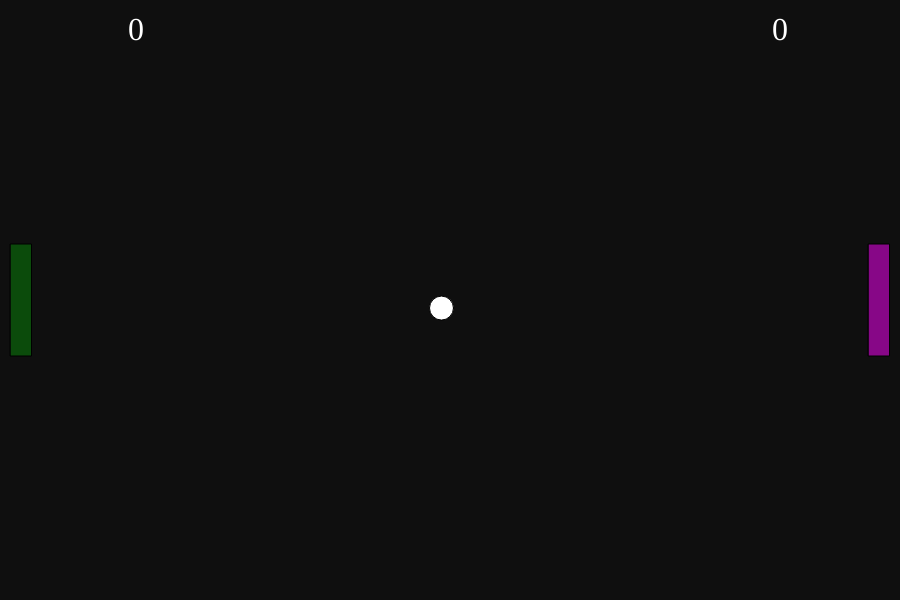
Frame 1 (no input)
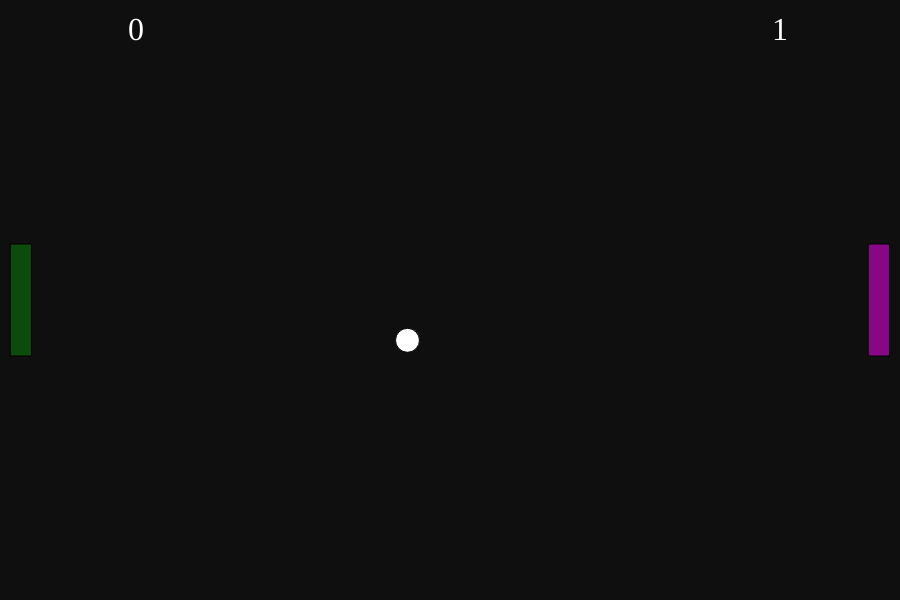
Frame 60 (no input)
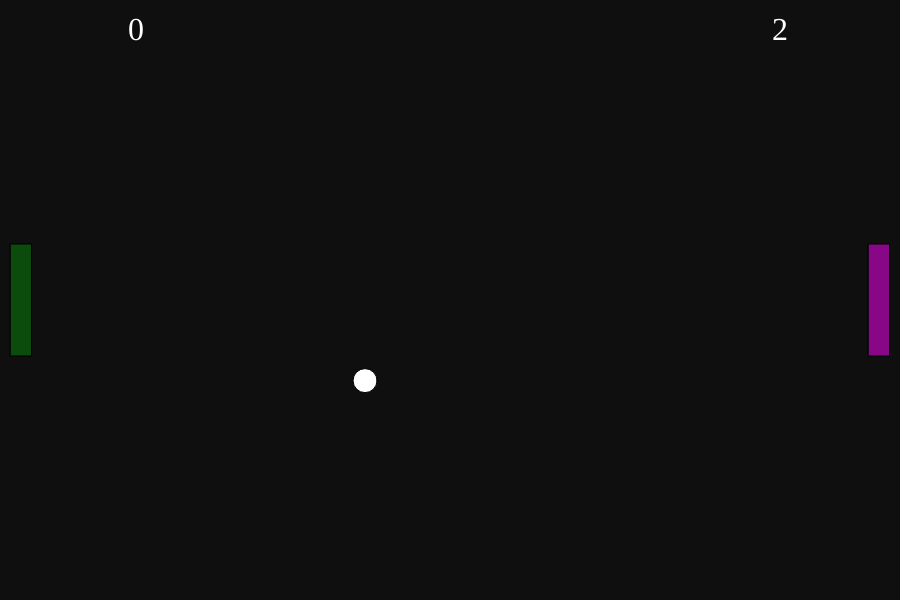
Frame 120 (the mouse pressed at the canvas centre since frame 60)

The p5.js sketch that drew these frames (run headless with seeded random() and noise() and a simulated clock; from frame 60 on, the mouse is pressed at the canvas centre):

// p5.js sketch
// ── sketch.js
let LeftScore = 0
let RightScore = 0

let isLeft = true
let isRight = !isLeft

let Paddle_SPEED = 21

function setup() {
    createCanvas(900, 600)
    ball = new Ball()
    Left = new Paddle(isLeft)
    Right = new Paddle(isRight)
}

function draw() {
    background('#0f0f0f')
    textFont('Georgia')

    ball.DoesItHitThePaddleRight (Right)
    ball.DoesItHitThePaddleLeft (Left)

    Left.Show()
    Right.Show()
    Left.Update()
    Right.Update()

    ball.Update()
    ball.HitCeilFloor()
    ball.Show()

    fill(255)
    textSize(32)
    text(LeftScore, 128, 40)
    text(RightScore, width - 128, 40)
}


function keyReleased () {

    Left.move(0)
    Right.move(0)
}


function keyPressed () {

    // console.log(key)
    if (keyIsDown(87)) { // UP Left
        Left.move(-Paddle_SPEED)
    }

    if (keyIsDown(83)) { // DOWN Left
        Left.move(Paddle_SPEED)
    }

    if (keyIsDown(73)) { // UP R
        Right.move(-Paddle_SPEED)
    }

    if (keyIsDown(75)) { // DOWN R
        Right.move(Paddle_SPEED)
    }
}

/*
const keyPressed = () => {
    // console.log(key)
    //if (key == "w") {
    if (keyIsDown(87)) {
        Left.move(-Paddle_SPEED)
    // } else if (key == "s") {
    } else if (keyIsDown(83)) {
        Left.move(Paddle_SPEED)
    }

    // if (key == "ArrowUp") {
    if (keyIsDown(UP_ARROW)) {
        Right.move(-Paddle_SPEED)
    // } else if (key == "ArrowDown") {
    } else if (keyIsDown(DOWN_ARROW)) {
        Right.move(Paddle_SPEED)
    }
}
*/

// ── ball.js
class Ball {

    constructor() {

        this.x = width / 2  /// Where it starts at : (x, _)
        this.y = height / 2 /// Where it starts at : (_, y)

        // X Displacement should be faster than Y
        this.OriginalXspeed = 9 * Math.cos(random( -PI / 4, PI / 4) )
        this.CurrentXspeed = this.OriginalXspeed 

        this.OriginalYspeed = 9 * Math.cos(random( -PI / 4, PI / 4) )
        this.CurrentYspeed = this.OriginalYspeed 
        this.r = 12
        this.speed = 9
        this.delta = 1.5
        this.Reset() // {}
    }


    Update() {

        // console.log(this.CurrentXspeed, this.CurrentYspeed)

        this.x += this.CurrentXspeed   // Displacement per time unit
        this.y += this.CurrentYspeed
        
    }


    Show() {

        fill(255)
        ellipse(this.x, this.y, this.r * 2)
    }


    Reset() {

        const angle = random(-PI / 4, PI / 4)

        this.x = width / 2
        this.y = height / 2        
        this.CurrentXspeed = this.OriginalXspeed  // 5 * Math.cos(angle)
        this.CurrentYspeed = this.OriginalYspeed  // 5 * Math.sin(angle)

        if (random(1) < 0.5) {
            this.CurrentXspeed *= -1
        }
    }


    HitCeilFloor() {

        if (this.y < 0 || this.y > height) { // touching either Ceil or Floor

            this.CurrentYspeed *= -1 // vector Y mirrors Y-axis while X maintains

            /*
            if (this.y > height) console.log('floor xD')
            if (this.y < 0) console.log('ceil :D')
            */
        }

        if (this.x - this.r > width) { // L wins once |---Dist---> -gt. WindowW 

            LeftScore++
            this.Reset()
        }

        if (this.x + this.r < 0) { // R wins once |---Dist---> -lt. 0

            RightScore++
            this.Reset()
        }
    }


    DoesItHitThePaddleLeft(p) {

        if (
            this.y - this.r < p.y + p.h / 2 &&
            this.y + this.r > p.y - p.h / 2 &&
            this.x - this.r < p.x + p.w / 2
        ) {
            if (this.x <= p.x)
                return
            let diff = this.y - (p.y - p.h / 2)
            let rad = radians(45)
            let angle = map(diff, 0, p.h, -rad, rad)
            this.CurrentXspeed = (this.speed * this.delta) * cos(angle)
            this.CurrentYspeed = (this.speed * this.delta) * sin(angle)
            this.x = p.x + p.w / 2 + this.r
        }
    }


    DoesItHitThePaddleRight (p) {

        if (

            this.y - this.r < p.y + p.h / 2 &&
            this.y + this.r > p.y - p.h / 2 &&
            this.x + this.r > p.x - p.w / 2
        ) {

            if (this.x < p.x) {

                let diff = this.y - (p.y - p.h / 2)
                let angle = map(diff, 0, p.h, radians(225), radians(135))
                this.CurrentXspeed = (this.speed * this.delta) * cos(angle)
                this.CurrentYspeed = (this.speed * this.delta) * sin(angle)
                this.x = p.x - p.w / 2 - this.r
            }
        }
    }


}

// ── paddle.js
class Paddle {

    constructor(isLeft) {

        this.x = undefined
        this.y = height / 2
        this.w = 21
        this.h = 112
        this.deltaY = 0
        this.offset = this.h / 2 - random() * 3
        this.isleft = isLeft

        if (isLeft) {
            this.x = this.w
        } else {
            this.x = width - this.w
        }
    }


    Update() {

        this.y += this.deltaY
        this.y = constrain(
            this.y, 
            this.h - this.offset , 
            height - this.h + this.offset
        )
    }


    move(SPEED) {

        this.deltaY = SPEED
    }


    Show() {

        fill(
            this.isleft
            ? 'rgba(0, 255, 0, 0.25)'
            : 'rgba(100%, 0%, 100%, 0.5)'
        )

        rectMode(CENTER)
        rect(this.x, this.y, this.w, this.h)
    }
}


// ── style.css
html, body {
    margin: 0
    padding: 0
}

canvas {
    display: block
}
